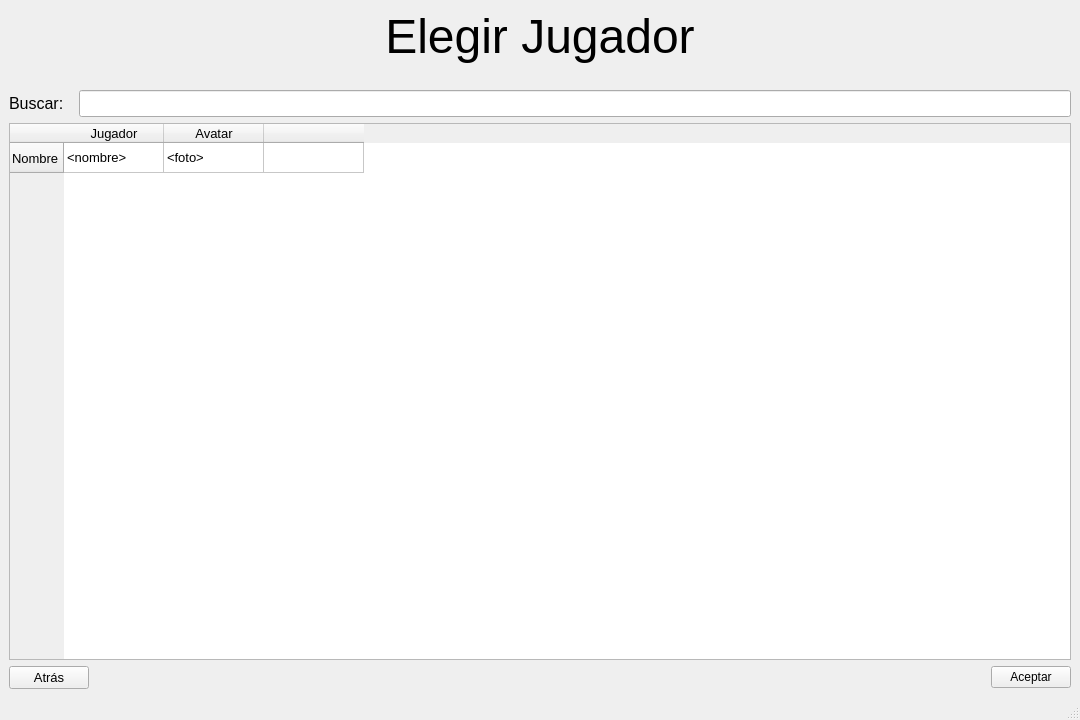
<?xml version="1.0" encoding="UTF-8"?>
<ui version="4.0">
 <class>MainWindow</class>
 <widget class="QMainWindow" name="MainWindow">
  <property name="geometry">
   <rect>
    <x>0</x>
    <y>0</y>
    <width>1080</width>
    <height>720</height>
   </rect>
  </property>
  <property name="windowTitle">
   <string>MainWindow</string>
  </property>
  <widget class="QWidget" name="centralwidget">
   <layout class="QVBoxLayout" name="verticalLayout">
    <item>
     <layout class="QVBoxLayout" name="verticalLayout_3">
      <item>
       <widget class="QLabel" name="label">
        <property name="font">
         <font>
          <pointsize>9</pointsize>
         </font>
        </property>
        <property name="text">
         <string>&lt;html&gt;&lt;head/&gt;&lt;body&gt;&lt;p align=&quot;center&quot;&gt;&lt;span style=&quot; font-size:36pt;&quot;&gt;Elegir Jugador&lt;/span&gt;&lt;/p&gt;&lt;/body&gt;&lt;/html&gt;</string>
        </property>
       </widget>
      </item>
     </layout>
    </item>
    <item>
     <spacer name="horizontalSpacer_2">
      <property name="orientation">
       <enum>Qt::Orientation::Horizontal</enum>
      </property>
      <property name="sizeHint" stdset="0">
       <size>
        <width>40</width>
        <height>20</height>
       </size>
      </property>
     </spacer>
    </item>
    <item>
     <layout class="QHBoxLayout" name="horizontalLayout_2">
      <item>
       <widget class="QLabel" name="label_2">
        <property name="font">
         <font>
          <pointsize>12</pointsize>
         </font>
        </property>
        <property name="text">
         <string>Buscar:  </string>
        </property>
       </widget>
      </item>
      <item>
       <widget class="QLineEdit" name="lineEdit">
        <property name="font">
         <font>
          <pointsize>12</pointsize>
         </font>
        </property>
       </widget>
      </item>
     </layout>
    </item>
    <item>
     <widget class="QTableWidget" name="tableWidget">
      <property name="sizePolicy">
       <sizepolicy hsizetype="Expanding" vsizetype="Expanding">
        <horstretch>0</horstretch>
        <verstretch>0</verstretch>
       </sizepolicy>
      </property>
      <property name="minimumSize">
       <size>
        <width>0</width>
        <height>0</height>
       </size>
      </property>
      <property name="sizeIncrement">
       <size>
        <width>0</width>
        <height>0</height>
       </size>
      </property>
      <property name="baseSize">
       <size>
        <width>0</width>
        <height>0</height>
       </size>
      </property>
      <property name="font">
       <font>
        <pointsize>10</pointsize>
       </font>
      </property>
      <row>
       <property name="text">
        <string>Nombre</string>
       </property>
      </row>
      <column>
       <property name="text">
        <string>Jugador</string>
       </property>
      </column>
      <column>
       <property name="text">
        <string>Avatar</string>
       </property>
      </column>
      <column>
       <property name="text">
        <string>                                                                                                                                                                                                                                                                                            </string>
       </property>
      </column>
      <item row="0" column="0">
       <property name="text">
        <string>&lt;nombre&gt;</string>
       </property>
      </item>
      <item row="0" column="1">
       <property name="text">
        <string>&lt;foto&gt;</string>
       </property>
      </item>
      <item row="0" column="2">
       <property name="text">
        <string/>
       </property>
       <property name="icon">
        <iconset theme="QIcon::ThemeIcon::EditSelectAll"/>
       </property>
      </item>
     </widget>
    </item>
    <item>
     <layout class="QHBoxLayout" name="horizontalLayout_3">
      <item>
       <widget class="QPushButton" name="pushButton_2">
        <property name="font">
         <font>
          <pointsize>10</pointsize>
         </font>
        </property>
        <property name="text">
         <string>Atrás</string>
        </property>
       </widget>
      </item>
      <item>
       <spacer name="horizontalSpacer">
        <property name="orientation">
         <enum>Qt::Orientation::Horizontal</enum>
        </property>
        <property name="sizeHint" stdset="0">
         <size>
          <width>40</width>
          <height>20</height>
         </size>
        </property>
       </spacer>
      </item>
      <item>
       <layout class="QHBoxLayout" name="horizontalLayout"/>
      </item>
      <item>
       <widget class="QPushButton" name="pushButton">
        <property name="text">
         <string>Aceptar</string>
        </property>
       </widget>
      </item>
     </layout>
    </item>
   </layout>
  </widget>
  <widget class="QStatusBar" name="statusbar"/>
 </widget>
 <resources/>
 <connections/>
</ui>
